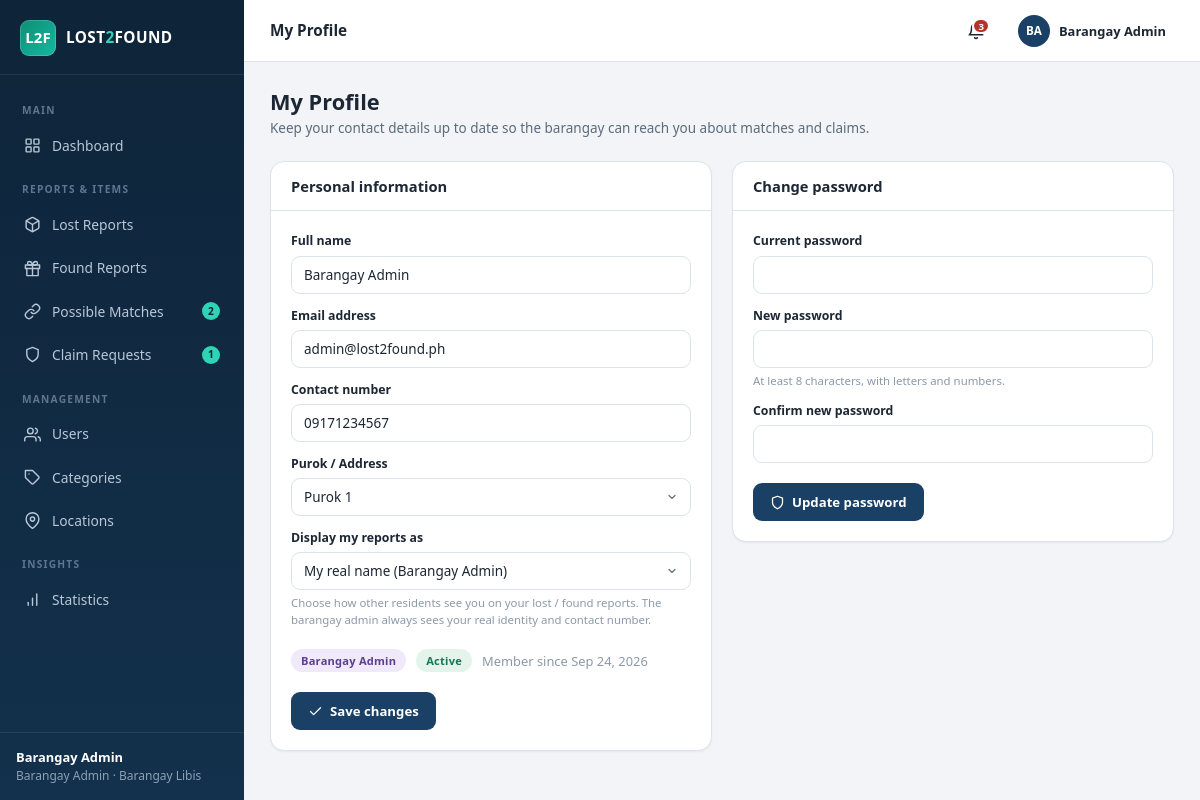
The app's page /resident/profile.php (signed in) with its own data.
### tables this page shows
CREATE TABLE IF NOT EXISTS users (
  id             INT AUTO_INCREMENT PRIMARY KEY,
  full_name      VARCHAR(100) NOT NULL,
  email          VARCHAR(100) NOT NULL UNIQUE,
  password       VARCHAR(255) NOT NULL,
  contact_number VARCHAR(20)  NOT NULL,
  address        VARCHAR(150) NOT NULL,
  role           ENUM('resident','admin') DEFAULT 'resident',
  status         ENUM('pending','active','inactive','rejected') DEFAULT 'pending',
  residency_proof VARCHAR(255) DEFAULT NULL,      
  review_remarks   VARCHAR(255) DEFAULT NULL,     
  reviewed_by      INT DEFAULT NULL,              
  reviewed_at      DATETIME DEFAULT NULL,         
  show_name      TINYINT(1) DEFAULT 1,           
  anonymous_name VARCHAR(60) DEFAULT NULL UNIQUE,  
  created_at     TIMESTAMP DEFAULT CURRENT_TIMESTAMP,
  updated_at     TIMESTAMP DEFAULT CURRENT_TIMESTAMP ON UPDATE CURRENT_TIMESTAMP
);

### config/db.php (called while the page is built, shortened)
<?php
function get_db(): PDO {
    static $pdo = null;
    if ($pdo === null) {
        $dsn = 'mysql:host=' . DB_HOST . ';dbname=' . DB_NAME . ';charset=utf8mb4';
        try {
            $pdo = new PDO($dsn, DB_USER, DB_PASS, [
                PDO::ATTR_ERRMODE            => PDO::ERRMODE_EXCEPTION,
                PDO::ATTR_DEFAULT_FETCH_MODE => PDO::FETCH_ASSOC,
                PDO::ATTR_EMULATE_PREPARES   => false,
            ]);
        } catch (PDOException $e) {
            http_response_code(500);
            echo '<div style="font-family:Segoe UI,Arial,sans-serif;max-width:640px;margin:60px auto;padding:24px;border:1px solid #e5e9ef;border-radius:12px">'
               . '<h2 style="margin:0 0 8px;color:#b3261e">Database connection failed</h2>'
               . '<p style="color:#555">' . htmlspecialchars($e->getMessage()) . '</p>'
               . '<p style="color:#555">Make sure MySQL is running in XAMPP, then import the file '
               . '<strong>database/lost2found.sql</strong> via phpMyAdmin '
               . '(<a href="http://localhost/phpmyadmin"><strong>localhost/phpmyadmin</strong></a>).</p>'
               . '</div>';
            exit;
        }
    }
    return $pdo;
}

### resident/profile.php (the view, shortened to what this page needs)
<?php
require_once __DIR__ . '/../config/config.php';
$uid = (int)$_SESSION['user']['id'];
$db  = get_db();
$st = $db->prepare('SELECT * FROM users WHERE id = ?');
$st->execute([$uid]);
$st->execute([$uid]);
$me = $st->fetch();
$title  = 'My Profile';
$active = 'profile';
require __DIR__ . '/../includes/header.php';
?>
<div class="page-head">
  <div>
    <h1>My Profile</h1>
    <p>Keep your contact details up to date so the barangay can reach you about matches and claims.</p>
  </div>
</div>
<div class="grid-2">
  <div class="card">
    <div class="card-head"><h3>Personal information</h3></div>
    <div class="card-body">
      <form method="post" novalidate>
        <div class="field mb-2">
          <label for="full_name">Full name</label>
          <input class="input" id="full_name" name="full_name" value="<?= e($me['full_name']) ?>" required>
        </div>
        <div class="field mb-2">
          <label for="email">Email address</label>
          <input class="input" type="email" id="email" name="email" value="<?= e($me['email']) ?>" required>
        </div>
        <div class="field mb-2">
          <label for="contact_number">Contact number</label>
          <input class="input" id="contact_number" name="contact_number" value="<?= e($me['contact_number']) ?>" required>
        </div>
        <div class="field mb-2">
          <label for="address">Purok / Address</label>
          <select class="input" id="address" name="address" required>
            <?= purok_select($me['address']) ?>
          </select>
        </div>
        <div class="field mb-3">
          <label for="show_name">Display my reports as</label>
          <select class="input" id="show_name" name="show_name">
            <option value="1"<?= $me['show_name'] ? ' selected' : '' ?>>My real name (<?= e($me['full_name']) ?>)</option>
          </select>
          <div class="hint">Choose how other residents see you on your lost / found reports. The barangay admin always sees your real identity and contact number.</div>
        </div>
        <div class="flex mb-3">
          <span class="badge badge-plain <?= $me['role'] === 'admin' ? 'badge-match' : 'badge-info' ?>">
            <?= $me['role'] === 'admin' ? 'Barangay Admin' : 'Resident' ?>
          </span>
          <span class="badge badge-plain <?= $me['status'] === 'active' ? 'badge-success' : 'badge-danger' ?>">
            <?= e(ucfirst($me['status'])) ?>
          </span>
          <span class="faint">Member since <?= fmt_date($me['created_at']) ?></span>
        </div>
        <button class="btn btn-primary" type="submit"><?= icon('check', 'i i-sm') ?> Save changes</button>
      </form>
    </div>
  </div>
  <div class="card">
    <div class="card-head"><h3>Change password</h3></div>
    <div class="card-body">
      <form method="post" novalidate>
        <div class="field mb-2">
          <label for="current_password">Current password</label>
          <input class="input" type="password" id="current_password" name="current_password" required>
        </div>
        <div class="field mb-2">
          <label for="new_password">New password</label>
          <input class="input" type="password" id="new_password" name="new_password" required>
          <div class="hint">At least 8 characters, with letters and numbers.</div>
        </div>
        <div class="field mb-3">
          <label for="confirm_password">Confirm new password</label>
          <input class="input" type="password" id="confirm_password" name="confirm_password" required>
        </div>
        <button class="btn btn-primary" type="submit"><?= icon('shield', 'i i-sm') ?> Update password</button>
      </form>
    </div>
  </div>
</div>
<?php require __DIR__ . '/../includes/footer.php'; ?>

### includes/header.php (shortened to what this page needs)
<?php
require_once __DIR__ . '/../config/config.php';
$u       = current_user();
$isAdmin = is_admin();
$u['full_name'] = $u['full_name'] ?? 'User';
$db      = get_db();
if ($isAdmin) {
    $pendingMatches = (int)$db->query("SELECT COUNT(*) FROM matches WHERE status = 'pending'")->fetchColumn();
    $pendingClaims  = (int)$db->query("SELECT COUNT(*) FROM claim_requests WHERE status = 'pending'")->fetchColumn();
    $pendingUsers   = (int)$db->query("SELECT COUNT(*) FROM users WHERE status = 'pending'")->fetchColumn();
    $myMatches      = 0;
}
$navSections = $isAdmin ? [
    ['Main', [
        ['dashboard', 'admin/dashboard.php', 'dashboard', 'Dashboard', 0],
    ]],
    ['Reports & Items', [
        ['lost',    'admin/lost_items.php',  'box',    'Lost Reports',     0],
        ['found',   'admin/found_items.php', 'gift',   'Found Reports',    0],
        ['matches', 'admin/matches.php',     'link',   'Possible Matches', $pendingMatches],
        ['claims',  'admin/claims.php',      'shield', 'Claim Requests',   $pendingClaims],
    ]],
    ['Management', [
        ['users',      'admin/users.php',      'users', 'Users',      $pendingUsers],
        ['categories', 'admin/categories.php', 'tag',   'Categories', 0],
        ['locations',  'admin/locations.php',  'pin',   'Locations',  0],
    ]],
    ['Insights', [
        ['reports', 'admin/reports.php', 'chart', 'Statistics', 0],
    ]],
] : [
    ['Main', [
        ['dashboard', 'resident/dashboard.php', 'dashboard', 'Dashboard',    0],
        ['browse',    'resident/browse.php',    'search',    'Browse Items', 0],
    ]],
    ['My Reports', [
        ['lost',    'resident/lost_items.php',  'box',    'Lost Reports',     0],
        ['found',   'resident/found_items.php', 'gift',   'Found Reports',    0],
        ['matches', 'resident/matches.php',     'link',   'Possible Matches', $myMatches],
        ['claims',  'resident/claims.php',      'shield', 'My Claims',        0],
    ]],
    ['Account', [
        ['profile', 'resident/profile.php', 'user', 'My Profile', 0],
    ]],
];
$unread = unread_notifications();
?>
<!DOCTYPE html>
<html lang="en">
<head>
<link rel="stylesheet" href="<?= base_url('assets/css/style.css') ?>?v=<?= (int)filemtime(__DIR__ . '/../assets/css/style.css') ?>">
</head>
<body>
<div class="app">
  <aside class="sidebar">
    <div class="brand">
      <div class="brand-mark">L2F</div>
      <div class="brand-name">LOST<span>2</span>FOUND</div>
    </div>
    <nav class="nav">
      <?php foreach ($navSections as [$section, $navItems]): ?>
        <div class="nav-label"><?= e($section) ?></div>
        <?php foreach ($navItems as [$key, $href, $ico, $label, $count]): ?>
          <a href="<?= base_url($href) ?>" class="<?= ($active ?? '') === $key ? 'active' : '' ?>">
            <?= icon($ico) ?><span><?= e($label) ?></span>
            <?php if ($count > 0): ?>
              <span class="count"><?= $count > 99 ? '99+' : $count ?></span>
            <?php endif; ?>
          </a>
        <?php endforeach; ?>
      <?php endforeach; ?>
    </nav>
    <div class="sidebar-foot">
      <strong><?= e($u['full_name']) ?></strong>
      <?= $isAdmin ? 'Barangay Admin' : 'Resident' ?> · Barangay Libis
    </div>
  </aside>
  <div class="main">
    <header class="topbar">
      <h2><?= e($title ?? '') ?></h2>
      <details class="menu">
        <summary class="icon-btn<?= $unread > 0 ? ' has-unread' : '' ?>" aria-label="Notifications">
          <?php if ($unread > 0): ?><span class="dot"><?= $unread > 9 ? '9+' : $unread ?></span><?php endif; ?>
        </summary>
      </details>
      <details class="menu">
        <summary>
          <div class="avatar"><?= e(initials($u['full_name'])) ?></div>
          <span class="nowrap"><strong class="small"><?= e($u['full_name']) ?></strong></span>
        </summary>
      </details>
    </header>
    <main class="content">

### records on screen
users: full_name "Barangay Admin", full_name "BA", email "admin@lost2found.ph", contact_number "09171234567", address "Purok 1", show_name "My real name (Barangay Admin)", status "Active", created_at "Sep 24, 2026"

### other values on screen
$section "MAIN"
$label "Dashboard"
$section "REPORTS & ITEMS"
$label "Lost Reports"
$label "Found Reports"
$label "Possible Matches"
$count "2"
$label "Claim Requests"
$count "1"
$section "MANAGEMENT"
$label "Users"
$label "Categories"
$label "Locations"
$section "INSIGHTS"
$label "Statistics"
